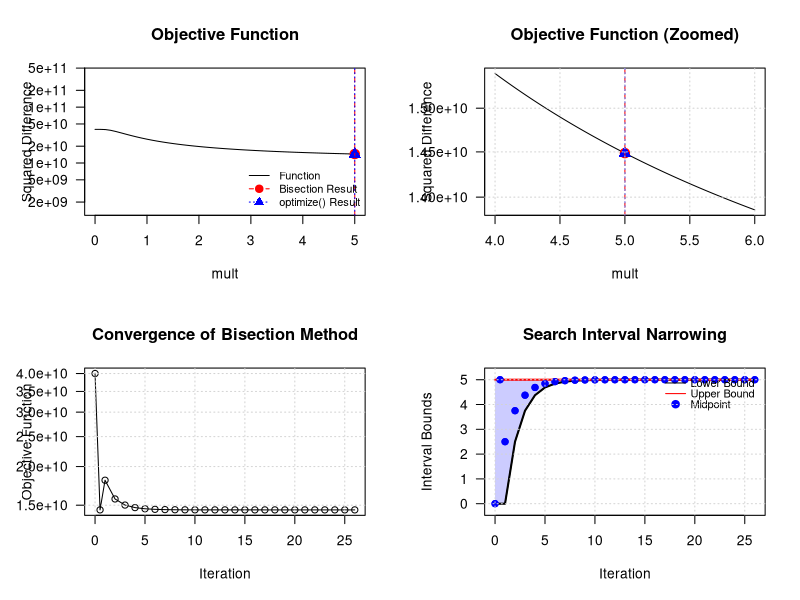

Generate this figure with R:
# Initial parameters
ABCs <- rnorm(n = 5, mean = 100000, sd = 33000)
ABCs[ABCs<0]<-0
OYcap <- 200000
r <- OYcap/sum(ABCs)
w <- c(1,0,0,0,0)

# Function to predict rescaled ABCs based on the multiplier
ABCPred <- function(mult) { 
  r_scaled <- r^(1/(w*mult))  
  return(ABCs * r_scaled)
}

# Objective function to minimize: squared difference between cap and sum of rescaled ABCs
fn <- function(mult) {
  ABC1 <- ABCPred(mult)
  obj <- (OYcap - sum(ABC1))^2
  return(obj)
}

# Modified bisection method for optimization
bisection_min <- function(a, b, fn, tol = 1e-5, max_iter = 1000, trace = FALSE) {
  iter <- 0
  
  # Store the values for visualization
  iterations <- data.frame(
    iteration = numeric(),
    a = numeric(),
    b = numeric(),
    mid = numeric(),
    fn_mid = numeric(),
    deriv_mid = numeric()
  )
  
  # Initial evaluation to ensure we have a valid starting interval
  fa <- fn(a)
  fb <- fn(b)
  
  # Ensure we have enough initial data for visualization
  iterations <- rbind(iterations, data.frame(
    iteration = 0,
    a = a,
    b = b,
    mid = a,
    fn_mid = fa,
    deriv_mid = NA
  ))
  
  iterations <- rbind(iterations, data.frame(
    iteration = 0.5,
    a = a,
    b = b,
    mid = b,
    fn_mid = fb,
    deriv_mid = NA
  ))
  
  while ((b - a) > tol && iter < max_iter) {
    c <- (a + b) / 2  # Calculate midpoint
    fc <- fn(c)       # Function value at midpoint
    h <- max(tol * 10, (b - a) / 100)  # Step size for numerical derivative
    
    # Numerical derivative at midpoint using central difference approximation
    deriv_c <- (fn(c + h) - fn(c - h)) / (2 * h)
    
    # Store values for visualization
    iterations <- rbind(iterations, data.frame(
      iteration = iter + 1,
      a = a,
      b = b,
      mid = c,
      fn_mid = fc,
      deriv_mid = deriv_c
    ))
    
    # Print trace information if requested
    if (trace) {
      cat(sprintf("Iteration %d: a=%.6f, b=%.6f, mid=%.6f, fn(mid)=%.6f, deriv(mid)=%.6f\n", 
                  iter + 1, a, b, c, fc, deriv_c))
    }
    
    if (abs(deriv_c) < tol) {
      # Found a stationary point (derivative close to zero)
      if (trace) {
        cat(sprintf("Converged after %d iterations. mid=%.6f, fn(mid)=%.6f, deriv(mid)=%.6f\n", 
                    iter + 1, c, fc, deriv_c))
      }
      return(list(minimum = c, iterations = iterations))
    } else if (deriv_c > 0) {
      # Function is increasing, move left (minimum is to the left)
      b <- c
    } else {
      # Function is decreasing, move right (minimum is to the right)
      a <- c
    }
    
    iter <- iter + 1
  }
  
  # Calculate final midpoint and function value
  c_final <- (a + b) / 2
  fc_final <- fn(c_final)
  
  # Print final information if reached max iterations or tolerance
  if (trace) {
    cat(sprintf("Reached max iterations or tolerance. mid=%.6f, fn(mid)=%.6f\n", 
                c_final, fc_final))
  }
  
  return(list(minimum = c_final, iterations = iterations))
}

# Use the bisection method to find the optimal mult
# Assume the function is unimodal in the interval [0, 10]
result <- bisection_min(0, 5, fn, tol=1e-7, trace = TRUE)
optimal_mult <- result$minimum
iterations <- result$iterations

# Calculate r and the rescaled ABCs using the optimal mult
r_optimal <- r^(1/(w*optimal_mult))
ABC_optimal <- ABCs * r_optimal

# Print results
cat("\n--- Results ---\n")
print(paste("Optimal mult =", optimal_mult))
print(paste("Rescaled r =", paste(round(r_optimal, 6), collapse=", ")))
print(paste("Rescaled ABCs =", paste(round(ABC_optimal, 2), collapse=", ")))
print(paste("Sum of rescaled ABCs =", sum(ABC_optimal)))
print(paste("Target OYcap =", OYcap))
print(paste("Squared difference =", fn(optimal_mult)))

# Compare with optimize() function
cat("\n--- Comparison with optimize() ---\n")
xx <- optimize(f=fn, interval=c(-1, 5))
mult_optimize <- xx$minimum
r_optimize <- r^(1/(w*mult_optimize))
ABC_optimize <- ABCs * r_optimize
print(paste("optimize() mult =", mult_optimize))
print(paste("optimize() sum =", sum(ABC_optimize)))
print(paste("optimize() squared difference =", fn(mult_optimize)))

# Visualizations
mult_seq <- seq(from=0, to=5, by=0.1)
capdiff <- sapply(mult_seq, fn)

# Focus on where the minimum actually is - get the range
min_idx <- which.min(capdiff)
min_x <- mult_seq[min_idx]
plot_range <- c(max(0, min_x - 1), min(10, min_x + 1))

# Create a zoomed in sequence for better visualization of the minimum region
mult_seq_zoom <- seq(from=plot_range[1], to=plot_range[2], length.out=101)
capdiff_zoom <- sapply(mult_seq_zoom, fn)

# Reset graphics parameters to avoid problems
par(mfrow=c(2, 2), mar=c(5, 5, 4, 2) + 0.1, mgp=c(3, 1, 0), las=1)

# Plot 1: The objective function (full range)
# Show a wider ylim range to ensure all points are visible
plot(mult_seq, capdiff, type="l", xlab="mult", ylab="Squared Difference", 
     main="Objective Function", log="y", ylim=c(min(capdiff)*0.1, max(capdiff)*10))
points(optimal_mult, fn(optimal_mult), col="red", pch=19, cex=1.5)
points(mult_optimize, fn(mult_optimize), col="blue", pch=17, cex=1.5)
abline(v=optimal_mult, col="red", lty=2)
abline(v=mult_optimize, col="blue", lty=3)
# Move legend to bottom-right as requested
legend("bottomright", 
       legend=c("Function", "Bisection Result", "optimize() Result"),
       col=c("black", "red", "blue"), lty=c(1, 2, 3), pch=c(NA, 19, 17),
       bg="white", cex=0.8, bty="n", pt.cex=1.2, seg.len=2)

# Plot 2: Zoomed in view of the objective function near the minimum
plot(mult_seq_zoom, capdiff_zoom, type="l", xlab="mult", ylab="Squared Difference", 
     main="Objective Function (Zoomed)", log="y")
points(optimal_mult, fn(optimal_mult), col="red", pch=19, cex=1.5)
points(mult_optimize, fn(mult_optimize), col="blue", pch=17, cex=1.5)
abline(v=optimal_mult, col="red", lty=2)
abline(v=mult_optimize, col="blue", lty=3)
grid()
# No legend needed here as it's the same as plot 1

# Plot 3: The convergence of the objective function value across iterations
if (nrow(iterations) > 0) {
  plot(iterations$iteration, iterations$fn_mid, type="o", 
       xlab="Iteration", ylab="Objective Function", 
       main="Convergence of Bisection Method", log="y")
  grid()
} else {
  plot(0, 0, type="n", xlab="Iteration", ylab="Objective Function",
       main="Convergence (No Data)")
  text(0, 0, "No iteration data available")
}

# Plot 4: The narrowing of the search interval across iterations
if (nrow(iterations) > 0) {
  # Get iterations with valid a and b values
  valid_iter <- !is.na(iterations$a) & !is.na(iterations$b)
  iter_vals <- iterations[valid_iter,]
  
  if (nrow(iter_vals) > 0) {
    ylim <- range(iter_vals$a, iter_vals$b)
    # Add some padding to ylim
    ylim_pad <- c(ylim[1] - 0.05*(ylim[2]-ylim[1]), ylim[2] + 0.05*(ylim[2]-ylim[1]))
    
    plot(iter_vals$iteration, iter_vals$a, type="l", ylim=ylim_pad,
         xlab="Iteration", ylab="Interval Bounds", main="Search Interval Narrowing")
    lines(iter_vals$iteration, iter_vals$b, col="red")
    
    # Add the midpoints
    points(iter_vals$iteration, iter_vals$mid, col="blue", pch=19)
    
    # Fill the interval area
    x_coords <- c(iter_vals$iteration, rev(iter_vals$iteration))
    y_coords <- c(iter_vals$a, rev(iter_vals$b))
    polygon(x_coords, y_coords, col=rgb(0,0,1,0.2), border=NA)
    
    # Re-add the lines and points on top
    lines(iter_vals$iteration, iter_vals$a, lwd=2)
    lines(iter_vals$iteration, iter_vals$b, col="red", lwd=2)
    points(iter_vals$iteration, iter_vals$mid, col="blue", pch=19)
    
    # Improved legend with less white space
    legend("topright", 
           legend=c("Lower Bound", "Upper Bound", "Midpoint"),
           col=c("black", "red", "blue"), lty=c(1, 1, NA), pch=c(NA, NA, 19),
           bg="white", cex=0.8, inset=c(0.02, 0.02), bty="n", 
           pt.cex=1.2, seg.len=2, x.intersp=0.5, y.intersp=0.8)
    grid()
  } else {
    plot(0, 0, type="n", xlab="Iteration", ylab="Interval Bounds",
         main="Search Interval (No Valid Data)")
    text(0, 0, "No valid interval data available")
  }
} else {
  plot(0, 0, type="n", xlab="Iteration", ylab="Interval Bounds",
       main="Search Interval (No Data)")
  text(0, 0, "No interval data available")
}